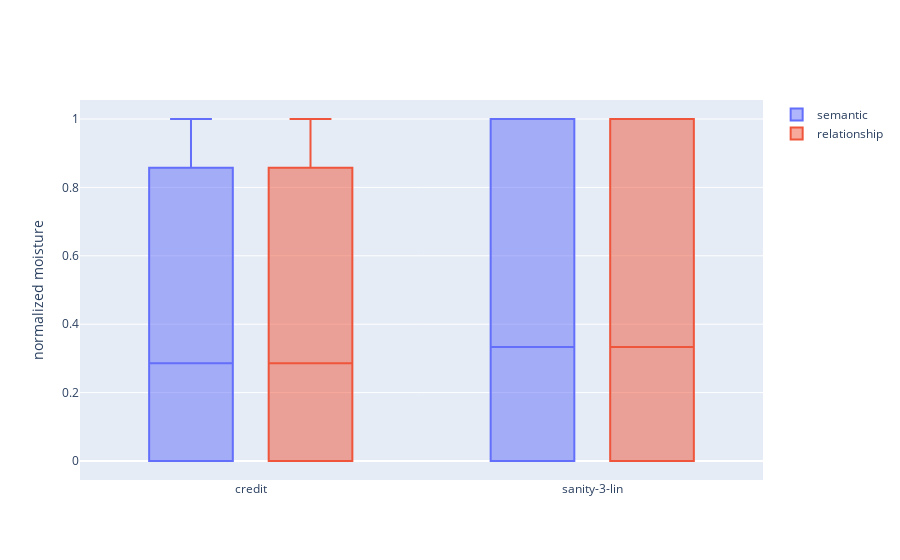

This figure's notebook cell:
### Code cell
import plotly.graph_objects as go
import numpy as np
np.random.seed(1)

fig = go.Figure()
fig.add_trace(go.Box(x=df["dataset"], y=df["semantic"], name='semantic') )
fig.add_trace(go.Box(x=df["dataset"], y=df["correct_relationships"],name='relationship'))

fig.update_layout(
    yaxis_title='normalized moisture',
    boxmode='group' # group together boxes of the different traces for each value of x
)

fig.show()

### Figure 1 — Plotly figure (JSON) as saved in the notebook; plotly's stock layout.template omitted (floating-point values rounded to 4 significant figures; data arrays with more than 128 entries replaced by an {"elided": "..."} marker saying what was removed)
{"data": [{"name": "semantic", "type": "box", "x": {"elided": "2454 str values"}, "y": {"elided": "2454 float values"}}, {"name": "relationship", "type": "box", "x": {"elided": "2454 str values"}, "y": {"elided": "2454 float values"}}], "layout": {"boxmode": "group", "yaxis": {"title": {"text": "normalized moisture"}}}}
